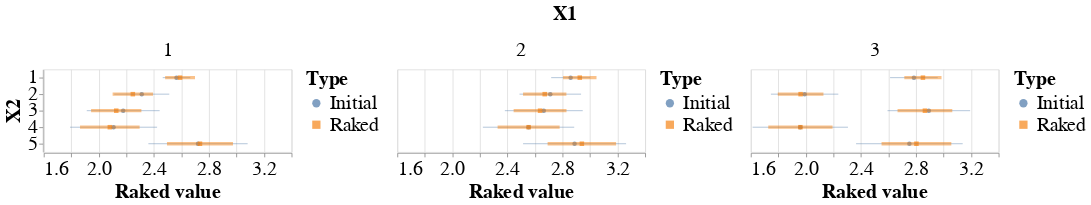

Write notebook code for a chart like this one.
### Code cell
bar = alt.Chart(df_raked).mark_errorbar(clip=True, opacity=0.5).encode(
    alt.X('Upper:Q', scale=alt.Scale(zero=False), axis=alt.Axis(title='Raked value')),
    alt.X2('Lower:Q'),
    alt.Y('X2:N', axis=alt.Axis(title='X2')),
    color=alt.Color('Type:N', legend=None),
    strokeWidth=alt.StrokeWidth('width:Q', legend=None)
)
point = alt.Chart(df_raked).mark_point(
    filled=True
).encode(
    alt.X('Value:Q'),
    alt.Y('X2:N'),
    color=alt.Color('Type:N'),
    shape=alt.Shape('Type:N')
)
chart = alt.layer(point, bar).resolve_scale(
    shape='independent',
    color='independent'
).facet(
    column=alt.Column('X1:N', header=alt.Header(title='X1', titleFontSize=24, labelFontSize=24)),
).configure_axis(
    labelFontSize=24,
    titleFontSize=24
).configure_legend(
    labelFontSize=24,
    titleFontSize=24
)
chart

### Figure 1 — Vega-Lite specification as saved in the notebook (floating-point values rounded to 4 significant figures)
{"config": {"view": {"continuousWidth": 300, "continuousHeight": 300}, "axis": {"labelFontSize": 24, "titleFontSize": 24}, "legend": {"labelFontSize": 24, "titleFontSize": 24}}, "data": {"name": "data-89ea2257b80b006d5849e2b2fe00f0bf"}, "facet": {"column": {"field": "X1", "header": {"labelFontSize": 24, "title": "X1", "titleFontSize": 24}, "type": "nominal"}}, "spec": {"layer": [{"mark": {"type": "point", "filled": true}, "encoding": {"color": {"field": "Type", "type": "nominal"}, "shape": {"field": "Type", "type": "nominal"}, "x": {"field": "Value", "type": "quantitative"}, "y": {"field": "X2", "type": "nominal"}}}, {"mark": {"type": "errorbar", "clip": true, "opacity": 0.5}, "encoding": {"color": {"field": "Type", "legend": null, "type": "nominal"}, "strokeWidth": {"field": "width", "legend": null, "type": "quantitative"}, "x": {"axis": {"title": "Raked value"}, "field": "Upper", "scale": {"zero": false}, "type": "quantitative"}, "x2": {"field": "Lower"}, "y": {"axis": {"title": "X2"}, "field": "X2", "type": "nominal"}}}], "resolve": {"scale": {"color": "independent", "shape": "independent"}}}, "$schema": "https://vega.github.io/schema/vega-lite/v5.17.0.json", "datasets": {"data-89ea2257b80b006d5849e2b2fe00f0bf": [{"X1": 1, "X2": 1, "Value": 2.564, "Type": "Initial", "width": 1, "variance": 0.01, "Upper": 2.664, "Lower": 2.464}, {"X1": 2, "X2": 1, "Value": 2.859, "Type": "Initial", "width": 1, "variance": 0.02, "Upper": 3.001, "Lower": 2.718}, {"X1": 3, "X2": 1, "Value": 2.785, "Type": "Initial", "width": 1, "variance": 0.03, "Upper": 2.958, "Lower": 2.611}, {"X1": 1, "X2": 2, "Value": 2.312, "Type": "Initial", "width": 1, "variance": 0.04, "Upper": 2.512, "Lower": 2.112}, {"X1": 2, "X2": 2, "Value": 2.711, "Type": "Initial", "width": 1, "variance": 0.05, "Upper": 2.935, "Lower": 2.488}, {"X1": 3, "X2": 2, "Value": 1.991, "Type": "Initial", "width": 1, "variance": 0.06, "Upper": 2.236, "Lower": 1.746}, {"X1": 1, "X2": 3, "Value": 2.177, "Type": "Initial", "width": 1, "variance": 0.07, "Upper": 2.442, "Lower": 1.912}, {"X1": 2, "X2": 3, "Value": 2.664, "Type": "Initial", "width": 1, "variance": 0.08, "Upper": 2.947, "Lower": 2.381}, {"X1": 3, "X2": 3, "Value": 2.893, "Type": "Initial", "width": 1, "variance": 0.09, "Upper": 3.193, "Lower": 2.593}, {"X1": 1, "X2": 4, "Value": 2.107, "Type": "Initial", "width": 1, "variance": 0.1, "Upper": 2.423, "Lower": 1.791}, {"X1": 2, "X2": 4, "Value": 2.553, "Type": "Initial", "width": 1, "variance": 0.11, "Upper": 2.885, "Lower": 2.222}, {"X1": 3, "X2": 4, "Value": 1.959, "Type": "Initial", "width": 1, "variance": 0.12, "Upper": 2.306, "Lower": 1.613}, {"X1": 1, "X2": 5, "Value": 2.72, "Type": "Initial", "width": 1, "variance": 0.13, "Upper": 3.081, "Lower": 2.36}, {"X1": 2, "X2": 5, "Value": 2.888, "Type": "Initial", "width": 1, "variance": 0.14, "Upper": 3.262, "Lower": 2.513}, {"X1": 3, "X2": 5, "Value": 2.752, "Type": "Initial", "width": 1, "variance": 0.15, "Upper": 3.139, "Lower": 2.364}, {"X1": 1, "X2": 1, "Value": 2.59, "Type": "Raked", "width": 2, "variance": 0.01175, "Upper": 2.698, "Lower": 2.482}, {"X1": 2, "X2": 1, "Value": 2.925, "Type": "Raked", "width": 2, "variance": 0.01475, "Upper": 3.047, "Lower": 2.804}, {"X1": 3, "X2": 1, "Value": 2.85, "Type": "Raked", "width": 2, "variance": 0.01823, "Upper": 2.985, "Lower": 2.715}, {"X1": 1, "X2": 2, "Value": 2.247, "Type": "Raked", "width": 2, "variance": 0.02154, "Upper": 2.394, "Lower": 2.1}, {"X1": 2, "X2": 2, "Value": 2.671, "Type": "Raked", "width": 2, "variance": 0.02479, "Upper": 2.828, "Lower": 2.513}, {"X1": 3, "X2": 2, "Value": 1.962, "Type": "Raked", "width": 2, "variance": 0.02752, "Upper": 2.127, "Lower": 1.796}, {"X1": 1, "X2": 3, "Value": 2.126, "Type": "Raked", "width": 2, "variance": 0.03338, "Upper": 2.309, "Lower": 1.944}, {"X1": 2, "X2": 3, "Value": 2.637, "Type": "Raked", "width": 2, "variance": 0.03686, "Upper": 2.829, "Lower": 2.445}, {"X1": 3, "X2": 3, "Value": 2.865, "Type": "Raked", "width": 2, "variance": 0.03953, "Upper": 3.063, "Lower": 2.666}, {"X1": 1, "X2": 4, "Value": 2.08, "Type": "Raked", "width": 2, "variance": 0.04684, "Upper": 2.296, "Lower": 1.863}, {"X1": 2, "X2": 4, "Value": 2.554, "Type": "Raked", "width": 2, "variance": 0.05072, "Upper": 2.779, "Lower": 2.329}, {"X1": 3, "X2": 4, "Value": 1.96, "Type": "Raked", "width": 2, "variance": 0.0545, "Upper": 2.194, "Lower": 1.727}, {"X1": 1, "X2": 5, "Value": 2.735, "Type": "Raked", "width": 2, "variance": 0.05746, "Upper": 2.974, "Lower": 2.495}, {"X1": 2, "X2": 5, "Value": 2.941, "Type": "Raked", "width": 2, "variance": 0.06185, "Upper": 3.189, "Lower": 2.692}, {"X1": 3, "X2": 5, "Value": 2.803, "Type": "Raked", "width": 2, "variance": 0.06421, "Upper": 3.056, "Lower": 2.549}]}}
